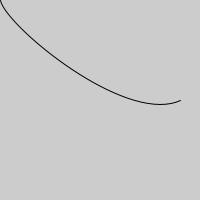
Frame 1 (no input)
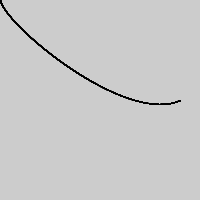
Frame 60 (the mouse pressed at the canvas centre just before this capture)
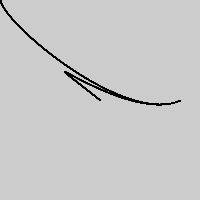
Frame 120 (the mouse held since frame 60 and released just before this capture)

The Processing sketch that drew these frames (run headless with seeded random() and noise(); from frame 60 on, the mouse is pressed at the canvas centre):

// Processing sketch: processing_72930
// ── processing_72930.pde

void setup (){
size (200,200);
noFill();
}

void draw () { 
bezier (mouseX,mouseY,5,25,125,125,180,100);
}
